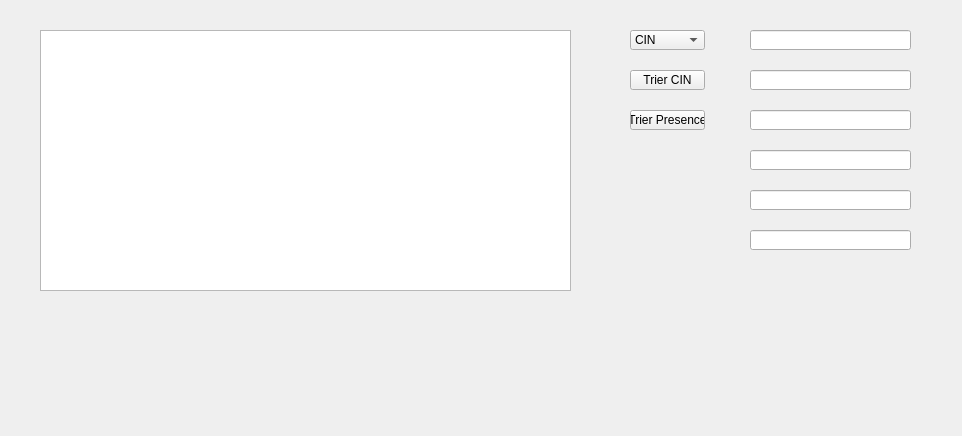
<?xml version="1.0" encoding="UTF-8"?>
<ui version="4.0">
 <class>affichagepersonnel</class>
 <widget class="QDialog" name="affichagepersonnel">
  <property name="geometry">
   <rect>
    <x>0</x>
    <y>0</y>
    <width>962</width>
    <height>436</height>
   </rect>
  </property>
  <property name="windowTitle">
   <string>Dialog</string>
  </property>
  <widget class="QPushButton" name="pushButton_3">
   <property name="geometry">
    <rect>
     <x>300</x>
     <y>370</y>
     <width>50</width>
     <height>50</height>
    </rect>
   </property>
   <property name="styleSheet">
    <string notr="true">background-color:tranparent;
border-image:url(:/images/icones/afficher.png);
background:none;
border:none;
background-repeat:none;</string>
   </property>
   <property name="text">
    <string/>
   </property>
  </widget>
  <widget class="QPushButton" name="pushButton_7">
   <property name="geometry">
    <rect>
     <x>630</x>
     <y>110</y>
     <width>75</width>
     <height>20</height>
    </rect>
   </property>
   <property name="text">
    <string>Trier Presence</string>
   </property>
  </widget>
  <widget class="QPushButton" name="pushButton_5">
   <property name="geometry">
    <rect>
     <x>420</x>
     <y>370</y>
     <width>50</width>
     <height>50</height>
    </rect>
   </property>
   <property name="styleSheet">
    <string notr="true">background-color:tranparent;
border-image:url(:/images/icones/pdf.png);
background:none;
border:none;
background-repeat:none;</string>
   </property>
   <property name="text">
    <string/>
   </property>
  </widget>
  <widget class="QPushButton" name="pushButton_2">
   <property name="geometry">
    <rect>
     <x>790</x>
     <y>270</y>
     <width>30</width>
     <height>30</height>
    </rect>
   </property>
   <property name="styleSheet">
    <string notr="true">background-color:tranparent;
border-image:url(:/images/icones/delete.png);
background:none;
border:none;
background-repeat:none;</string>
   </property>
   <property name="text">
    <string/>
   </property>
  </widget>
  <widget class="QLineEdit" name="recherche_date">
   <property name="geometry">
    <rect>
     <x>750</x>
     <y>230</y>
     <width>161</width>
     <height>20</height>
    </rect>
   </property>
  </widget>
  <widget class="QLineEdit" name="recherche_grade">
   <property name="geometry">
    <rect>
     <x>750</x>
     <y>110</y>
     <width>161</width>
     <height>20</height>
    </rect>
   </property>
  </widget>
  <widget class="QComboBox" name="comboBox">
   <property name="geometry">
    <rect>
     <x>630</x>
     <y>30</y>
     <width>75</width>
     <height>20</height>
    </rect>
   </property>
   <item>
    <property name="text">
     <string>CIN</string>
    </property>
   </item>
   <item>
    <property name="text">
     <string>GRADE</string>
    </property>
   </item>
   <item>
    <property name="text">
     <string>PRESENCE</string>
    </property>
   </item>
   <item>
    <property name="text">
     <string>SALAIRE</string>
    </property>
   </item>
   <item>
    <property name="text">
     <string>DATE CONTRAT</string>
    </property>
   </item>
  </widget>
  <widget class="QLineEdit" name="recherche_presence">
   <property name="geometry">
    <rect>
     <x>750</x>
     <y>150</y>
     <width>161</width>
     <height>20</height>
    </rect>
   </property>
  </widget>
  <widget class="QLineEdit" name="recherche_cin">
   <property name="geometry">
    <rect>
     <x>750</x>
     <y>70</y>
     <width>161</width>
     <height>20</height>
    </rect>
   </property>
  </widget>
  <widget class="QLineEdit" name="recherche_salaire">
   <property name="geometry">
    <rect>
     <x>750</x>
     <y>190</y>
     <width>161</width>
     <height>20</height>
    </rect>
   </property>
  </widget>
  <widget class="QTableView" name="tabpersonnel">
   <property name="geometry">
    <rect>
     <x>40</x>
     <y>30</y>
     <width>531</width>
     <height>261</height>
    </rect>
   </property>
  </widget>
  <widget class="QPushButton" name="pushButton">
   <property name="geometry">
    <rect>
     <x>840</x>
     <y>270</y>
     <width>30</width>
     <height>30</height>
    </rect>
   </property>
   <property name="styleSheet">
    <string notr="true">background-color:tranparent;
border-image:url(:/images/icones/update.png);
background:none;
border:none;
background-repeat:none;</string>
   </property>
   <property name="text">
    <string/>
   </property>
  </widget>
  <widget class="QPushButton" name="pushButton_8">
   <property name="geometry">
    <rect>
     <x>630</x>
     <y>70</y>
     <width>75</width>
     <height>20</height>
    </rect>
   </property>
   <property name="text">
    <string>Trier CIN</string>
   </property>
  </widget>
  <widget class="QPushButton" name="pushButton_4">
   <property name="geometry">
    <rect>
     <x>530</x>
     <y>370</y>
     <width>50</width>
     <height>50</height>
    </rect>
   </property>
   <property name="styleSheet">
    <string notr="true">background-color:tranparent;
border-image:url(:/images/icones/printer.png);
background:none;
border:none;
background-repeat:none;</string>
   </property>
   <property name="text">
    <string/>
   </property>
  </widget>
  <widget class="QLineEdit" name="lineEdit">
   <property name="geometry">
    <rect>
     <x>750</x>
     <y>30</y>
     <width>161</width>
     <height>20</height>
    </rect>
   </property>
  </widget>
  <widget class="QPushButton" name="pushButton_6">
   <property name="geometry">
    <rect>
     <x>920</x>
     <y>30</y>
     <width>30</width>
     <height>30</height>
    </rect>
   </property>
   <property name="styleSheet">
    <string notr="true">background-color:tranparent;
border-image:url(:/images/icones/focus.png);
background:none;
border:none;
background-repeat:none;</string>
   </property>
   <property name="text">
    <string/>
   </property>
  </widget>
  <widget class="QLabel" name="label">
   <property name="geometry">
    <rect>
     <x>0</x>
     <y>0</y>
     <width>961</width>
     <height>431</height>
    </rect>
   </property>
   <property name="styleSheet">
    <string notr="true">background-color:tranparent;
border-image:url(:/images/icones/back.jpg);
background:none;
border:none;
background-repeat:none;</string>
   </property>
   <property name="text">
    <string/>
   </property>
  </widget>
  <zorder>label</zorder>
  <zorder>pushButton_3</zorder>
  <zorder>pushButton_7</zorder>
  <zorder>pushButton_5</zorder>
  <zorder>pushButton_2</zorder>
  <zorder>recherche_date</zorder>
  <zorder>recherche_grade</zorder>
  <zorder>comboBox</zorder>
  <zorder>recherche_presence</zorder>
  <zorder>recherche_cin</zorder>
  <zorder>recherche_salaire</zorder>
  <zorder>tabpersonnel</zorder>
  <zorder>pushButton</zorder>
  <zorder>pushButton_8</zorder>
  <zorder>pushButton_4</zorder>
  <zorder>lineEdit</zorder>
  <zorder>pushButton_6</zorder>
 </widget>
 <resources/>
 <connections/>
</ui>
